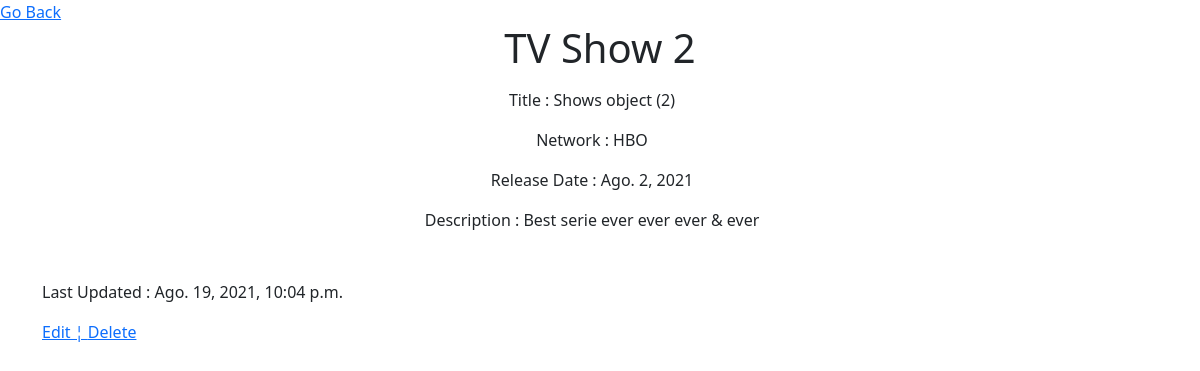
The app's page /shows/2 (signed in), older data.
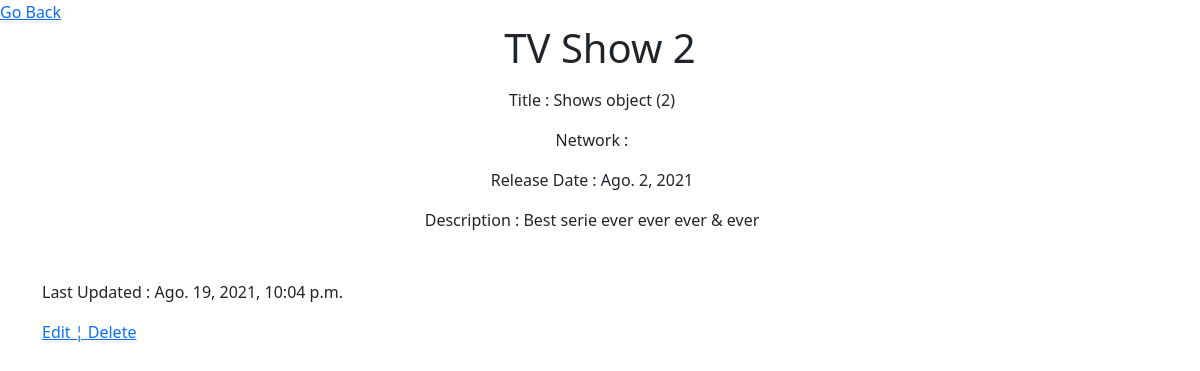
The same page, newer data.
### tv_shows/models.py (models this page shows)
class Networks(models.Model):
    name = models.CharField(max_length = 255)
    shows = models.ForeignKey(Shows, related_name = "networks", on_delete = models.CASCADE, null = True, blank = True)
    created_at = models.DateTimeField(auto_now_add = True)
    updated_at = models.DateTimeField(auto_now = True)

### tv_shows/decorators.py (the view)
    def wrapper(request, *args, **kwargs):
        if 'user' not in request.session:
            return redirect('/register')
        resp = func(request, *args,**kwargs)
        return resp

### tv_shows/views.py (called while the page is built)
@login_required
def show(request, tv_show_id):
    show = Shows.objects.get(id=tv_show_id)
    context = {
        'tv_show' : show
    }
    return render(request, 'show.html', context)

### tv_shows/templates/show.html (shortened to what this page needs)
<!DOCTYPE html>
<html lang="en">
<head>
    <link href="https://cdn.jsdelivr.net/npm/bootstrap@5.0.2/dist/css/bootstrap.min.css" rel="stylesheet">
    {% load static %}
    <link rel="stylesheet" href="{% static 'style.css' %}">
</head>
<body>
    <a href="../shows">Go Back</a>
    <div class="container">
        <div class="row text-center mb-3">
            <h1 class="mb-3 me-3"> TV Show {{ tv_show.id}}</h1>
            <div class="col mb-3 me-3">
                <p>Title : {{tv_show}}</p>
                <p>Network : {% for network in tv_show.networks.all %} {{network.name}} {% endfor %}</p>
                <p>Release Date : {{tv_show.release_date}}</p>
                <p>Description : {{tv_show.desc}} </p>
            </div>
        </div>
        <div class="row mb-3 me-3">
            <p>
                Last Updated : {{tv_show.updated_at}}
            </p>
            <p>
                <a href="{{tv_show.id}}/edit">Edit ¦ </a> <a href="{{tv_show.id}}/destroy">Delete</a>
            </p>
        </div>
    </div>
</body>
</html>

Row changes from the older to the newer data that the page shows:
no longer on this page (row edited): Networks: name "HBO"
